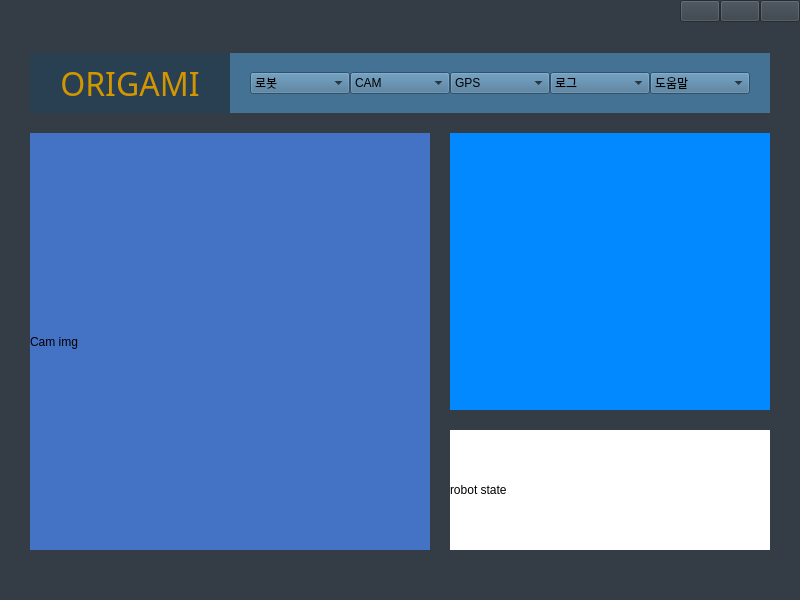
<?xml version="1.0" encoding="UTF-8"?>
<ui version="4.0">
 <class>FormMainwindow</class>
 <widget class="QWidget" name="FormMainwindow">
  <property name="geometry">
   <rect>
    <x>0</x>
    <y>0</y>
    <width>800</width>
    <height>600</height>
   </rect>
  </property>
  <property name="minimumSize">
   <size>
    <width>800</width>
    <height>600</height>
   </size>
  </property>
  <property name="focusPolicy">
   <enum>Qt::StrongFocus</enum>
  </property>
  <property name="windowTitle">
   <string>Form</string>
  </property>
  <layout class="QVBoxLayout" name="verticalLayout_4">
   <property name="spacing">
    <number>0</number>
   </property>
   <property name="leftMargin">
    <number>0</number>
   </property>
   <property name="topMargin">
    <number>0</number>
   </property>
   <property name="rightMargin">
    <number>0</number>
   </property>
   <property name="bottomMargin">
    <number>0</number>
   </property>
   <item>
    <widget class="QWidget" name="widgetMain" native="true">
     <property name="styleSheet">
      <string notr="true">background-color: rgb(52, 61, 70);
</string>
     </property>
     <layout class="QVBoxLayout" name="verticalLayout_2">
      <property name="spacing">
       <number>0</number>
      </property>
      <property name="leftMargin">
       <number>0</number>
      </property>
      <property name="topMargin">
       <number>0</number>
      </property>
      <property name="rightMargin">
       <number>0</number>
      </property>
      <property name="bottomMargin">
       <number>0</number>
      </property>
      <item>
       <widget class="QWidget" name="widgetTitlebat" native="true">
        <property name="sizePolicy">
         <sizepolicy hsizetype="Preferred" vsizetype="Preferred">
          <horstretch>0</horstretch>
          <verstretch>0</verstretch>
         </sizepolicy>
        </property>
        <property name="minimumSize">
         <size>
          <width>0</width>
          <height>23</height>
         </size>
        </property>
        <property name="maximumSize">
         <size>
          <width>16777215</width>
          <height>23</height>
         </size>
        </property>
        <layout class="QHBoxLayout" name="horizontalLayout">
         <property name="spacing">
          <number>0</number>
         </property>
         <property name="leftMargin">
          <number>0</number>
         </property>
         <property name="topMargin">
          <number>0</number>
         </property>
         <property name="rightMargin">
          <number>0</number>
         </property>
         <property name="bottomMargin">
          <number>0</number>
         </property>
         <item>
          <spacer name="horizontalSpacer">
           <property name="orientation">
            <enum>Qt::Horizontal</enum>
           </property>
           <property name="sizeHint" stdset="0">
            <size>
             <width>40</width>
             <height>20</height>
            </size>
           </property>
          </spacer>
         </item>
         <item>
          <widget class="QPushButton" name="buttonNormal">
           <property name="text">
            <string/>
           </property>
          </widget>
         </item>
         <item>
          <widget class="QPushButton" name="buttouMax">
           <property name="text">
            <string/>
           </property>
          </widget>
         </item>
         <item>
          <widget class="QPushButton" name="buttonClose">
           <property name="text">
            <string/>
           </property>
          </widget>
         </item>
        </layout>
       </widget>
      </item>
      <item>
       <widget class="QWidget" name="widgetCenter" native="true">
        <layout class="QVBoxLayout" name="verticalLayout_3" stretch="0,0">
         <property name="spacing">
          <number>20</number>
         </property>
         <property name="leftMargin">
          <number>30</number>
         </property>
         <property name="topMargin">
          <number>30</number>
         </property>
         <property name="rightMargin">
          <number>30</number>
         </property>
         <property name="bottomMargin">
          <number>50</number>
         </property>
         <item>
          <widget class="QWidget" name="widgetMeun" native="true">
           <property name="minimumSize">
            <size>
             <width>0</width>
             <height>50</height>
            </size>
           </property>
           <property name="maximumSize">
            <size>
             <width>16777215</width>
             <height>60</height>
            </size>
           </property>
           <layout class="QHBoxLayout" name="horizontalLayout_2">
            <property name="spacing">
             <number>0</number>
            </property>
            <property name="leftMargin">
             <number>0</number>
            </property>
            <property name="topMargin">
             <number>0</number>
            </property>
            <property name="rightMargin">
             <number>0</number>
            </property>
            <property name="bottomMargin">
             <number>0</number>
            </property>
            <item>
             <widget class="QLabel" name="labelLogo">
              <property name="maximumSize">
               <size>
                <width>200</width>
                <height>16777215</height>
               </size>
              </property>
              <property name="font">
               <font>
                <family>Black Han Sans</family>
                <pointsize>24</pointsize>
                <stylestrategy>PreferDefault</stylestrategy>
               </font>
              </property>
              <property name="cursor">
               <cursorShape>ArrowCursor</cursorShape>
              </property>
              <property name="mouseTracking">
               <bool>false</bool>
              </property>
              <property name="layoutDirection">
               <enum>Qt::LeftToRight</enum>
              </property>
              <property name="autoFillBackground">
               <bool>false</bool>
              </property>
              <property name="styleSheet">
               <string notr="true">color: rgb(211, 150, 0);
background-color: rgb(41, 64, 82);</string>
              </property>
              <property name="text">
               <string>ORIGAMI</string>
              </property>
              <property name="alignment">
               <set>Qt::AlignCenter</set>
              </property>
             </widget>
            </item>
            <item>
             <widget class="QWidget" name="widgetComboBox" native="true">
              <property name="styleSheet">
               <string notr="true">background-color: rgb(68, 114, 148);</string>
              </property>
              <layout class="QHBoxLayout" name="horizontalLayout_4">
               <property name="spacing">
                <number>0</number>
               </property>
               <property name="leftMargin">
                <number>20</number>
               </property>
               <property name="topMargin">
                <number>0</number>
               </property>
               <property name="rightMargin">
                <number>20</number>
               </property>
               <property name="bottomMargin">
                <number>0</number>
               </property>
               <item>
                <widget class="QComboBox" name="comboBoxRobot">
                 <property name="editable">
                  <bool>false</bool>
                 </property>
                 <property name="currentText">
                  <string>로봇</string>
                 </property>
                 <property name="frame">
                  <bool>true</bool>
                 </property>
                 <item>
                  <property name="text">
                   <string>로봇</string>
                  </property>
                 </item>
                 <item>
                  <property name="text">
                   <string>로봇 연결</string>
                  </property>
                 </item>
                 <item>
                  <property name="text">
                   <string>로봇 설정</string>
                  </property>
                 </item>
                </widget>
               </item>
               <item>
                <widget class="QComboBox" name="comboBoxCam">
                 <item>
                  <property name="text">
                   <string>CAM</string>
                  </property>
                 </item>
                 <item>
                  <property name="text">
                   <string>CAM 설정</string>
                  </property>
                 </item>
                 <item>
                  <property name="text">
                   <string>녹화</string>
                  </property>
                 </item>
                 <item>
                  <property name="text">
                   <string>흑백</string>
                  </property>
                 </item>
                </widget>
               </item>
               <item>
                <widget class="QComboBox" name="comboBoxGPS">
                 <item>
                  <property name="text">
                   <string>GPS</string>
                  </property>
                 </item>
                 <item>
                  <property name="text">
                   <string>GPS 설정</string>
                  </property>
                 </item>
                 <item>
                  <property name="text">
                   <string>트랙킹</string>
                  </property>
                 </item>
                </widget>
               </item>
               <item>
                <widget class="QComboBox" name="comboBoxLog">
                 <item>
                  <property name="text">
                   <string>로그</string>
                  </property>
                 </item>
                 <item>
                  <property name="text">
                   <string>로그 설정</string>
                  </property>
                 </item>
                 <item>
                  <property name="text">
                   <string>로그 보기</string>
                  </property>
                 </item>
                </widget>
               </item>
               <item>
                <widget class="QComboBox" name="comboBoxHelp">
                 <item>
                  <property name="text">
                   <string>도움말</string>
                  </property>
                 </item>
                 <item>
                  <property name="text">
                   <string>도움말</string>
                  </property>
                 </item>
                 <item>
                  <property name="text">
                   <string>단축키</string>
                  </property>
                 </item>
                </widget>
               </item>
              </layout>
             </widget>
            </item>
           </layout>
          </widget>
         </item>
         <item>
          <widget class="QWidget" name="widgetContents" native="true">
           <layout class="QHBoxLayout" name="horizontalLayout_3">
            <property name="spacing">
             <number>20</number>
            </property>
            <property name="leftMargin">
             <number>0</number>
            </property>
            <property name="topMargin">
             <number>0</number>
            </property>
            <property name="rightMargin">
             <number>0</number>
            </property>
            <property name="bottomMargin">
             <number>0</number>
            </property>
            <item>
             <widget class="QLabel" name="labelCam">
              <property name="minimumSize">
               <size>
                <width>400</width>
                <height>400</height>
               </size>
              </property>
              <property name="styleSheet">
               <string notr="true">background-color: rgb(68, 114, 196);</string>
              </property>
              <property name="text">
               <string>Cam img</string>
              </property>
             </widget>
            </item>
            <item>
             <widget class="QWidget" name="widgetcontentsDitali" native="true">
              <layout class="QVBoxLayout" name="verticalLayout">
               <property name="spacing">
                <number>20</number>
               </property>
               <property name="leftMargin">
                <number>0</number>
               </property>
               <property name="topMargin">
                <number>0</number>
               </property>
               <property name="rightMargin">
                <number>0</number>
               </property>
               <property name="bottomMargin">
                <number>0</number>
               </property>
               <item>
                <widget class="QtWebEngineWidgets" name="webEngine" native="true">
                 <property name="minimumSize">
                  <size>
                   <width>100</width>
                   <height>100</height>
                  </size>
                 </property>
                 <property name="styleSheet">
                  <string notr="true">background-color: rgb(3, 137, 255);</string>
                 </property>
                </widget>
               </item>
               <item>
                <widget class="QLabel" name="labelState">
                 <property name="minimumSize">
                  <size>
                   <width>100</width>
                   <height>40</height>
                  </size>
                 </property>
                 <property name="maximumSize">
                  <size>
                   <width>16777215</width>
                   <height>120</height>
                  </size>
                 </property>
                 <property name="styleSheet">
                  <string notr="true">background-color: rgb(255, 255, 255);</string>
                 </property>
                 <property name="text">
                  <string>robot state</string>
                 </property>
                </widget>
               </item>
              </layout>
             </widget>
            </item>
           </layout>
          </widget>
         </item>
        </layout>
       </widget>
      </item>
     </layout>
    </widget>
   </item>
  </layout>
 </widget>
 <customwidgets>
  <customwidget>
   <class>QtWebEngineWidgets</class>
   <extends>QWidget</extends>
   <header>QtWebEngineWidgets</header>
   <container>1</container>
  </customwidget>
 </customwidgets>
 <resources/>
 <connections/>
</ui>
